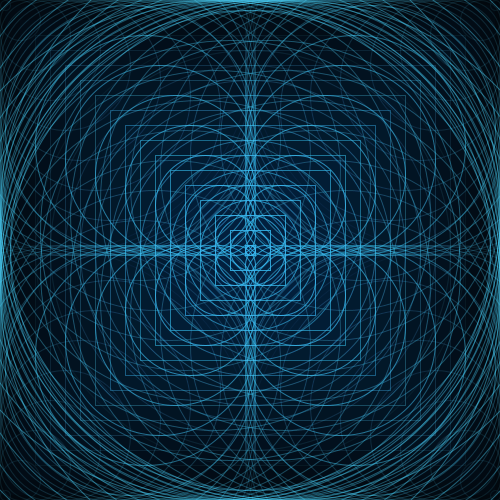
Frame 1 (no input)
Frame 60 (the mouse pressed at the canvas centre just before this capture): identical to frame 1, image omitted
Frame 120 (the mouse held since frame 60 and released just before this capture): identical to frame 1, image omitted

The Processing sketch that drew this single still picture (run headless with seeded random() and noise(); from frame 60 on, the mouse is pressed at the canvas centre):

// Processing sketch: processing_31905
// ── processing_31905.pde

int xPos = 0;
int yPos = 0;
int xPos2 = 490;
int yPos2 = 0;
int xPos3 = 0;
int yPos3 = 490;
int xPos4 = 490;
int yPos4 = 490;
int xPos5 = 245;
int yPos5 = 245;
int yPos6 = 245;
int xPos7 = 245;
int xPos8 = 245;
int yPos8 = 245;
int shapeSize = 10;
int count = 0;
int trans = 225;
int trans2 = 20;

void setup(){
  size(500, 500);
  background(2);
 
  smooth();
  
  rectMode(CENTER);
  ellipseMode(CORNER);
  frameRate(10);
}

void draw(){
  
  while (count<20){
     stroke(77,218,255,trans2);
     noFill();
     
     ellipseMode(CORNER);
    ellipse (xPos,yPos,shapeSize,shapeSize);
    ellipse (xPos2,yPos2,shapeSize,shapeSize);
    ellipse (xPos3,yPos3,shapeSize,shapeSize);
    ellipse (xPos4,yPos4,shapeSize,shapeSize);
    ellipseMode(CENTER);
    stroke(77,218,255,trans);
    ellipse (250,250,shapeSize,shapeSize);
    ellipseMode(CORNER);
    ellipse (xPos5,yPos5,shapeSize,shapeSize);
    ellipse (xPos5,yPos6,shapeSize,shapeSize);
    ellipse (xPos7,yPos5,shapeSize,shapeSize);
    ellipse (xPos8,yPos8,shapeSize,shapeSize);
    fill(0,90,212,5);
    rect (250,250,shapeSize,shapeSize);
    
    shapeSize = shapeSize+30;
    trans = trans - 15;
    trans2 = trans2 + 5;
    xPos2 = xPos2 - 30;
    yPos3 = yPos3 - 30;
    xPos4 = xPos4 - 30;
    yPos4 = yPos4 - 30;
    yPos6 = yPos6 - 30;
    xPos7 = xPos7 - 30;
    xPos8 = xPos8 - 30;
    yPos8 = yPos8 - 30;
    count++;
  }
  xPos = xPos + 100;
  shapeSize = 10;

  
  if(xPos>500){
    xPos = xPos + 15;
    yPos = yPos + 70;
    xPos = 0;
    
  }
  if(yPos>500){
    xPos=0;
    yPos=0;
  }

}
